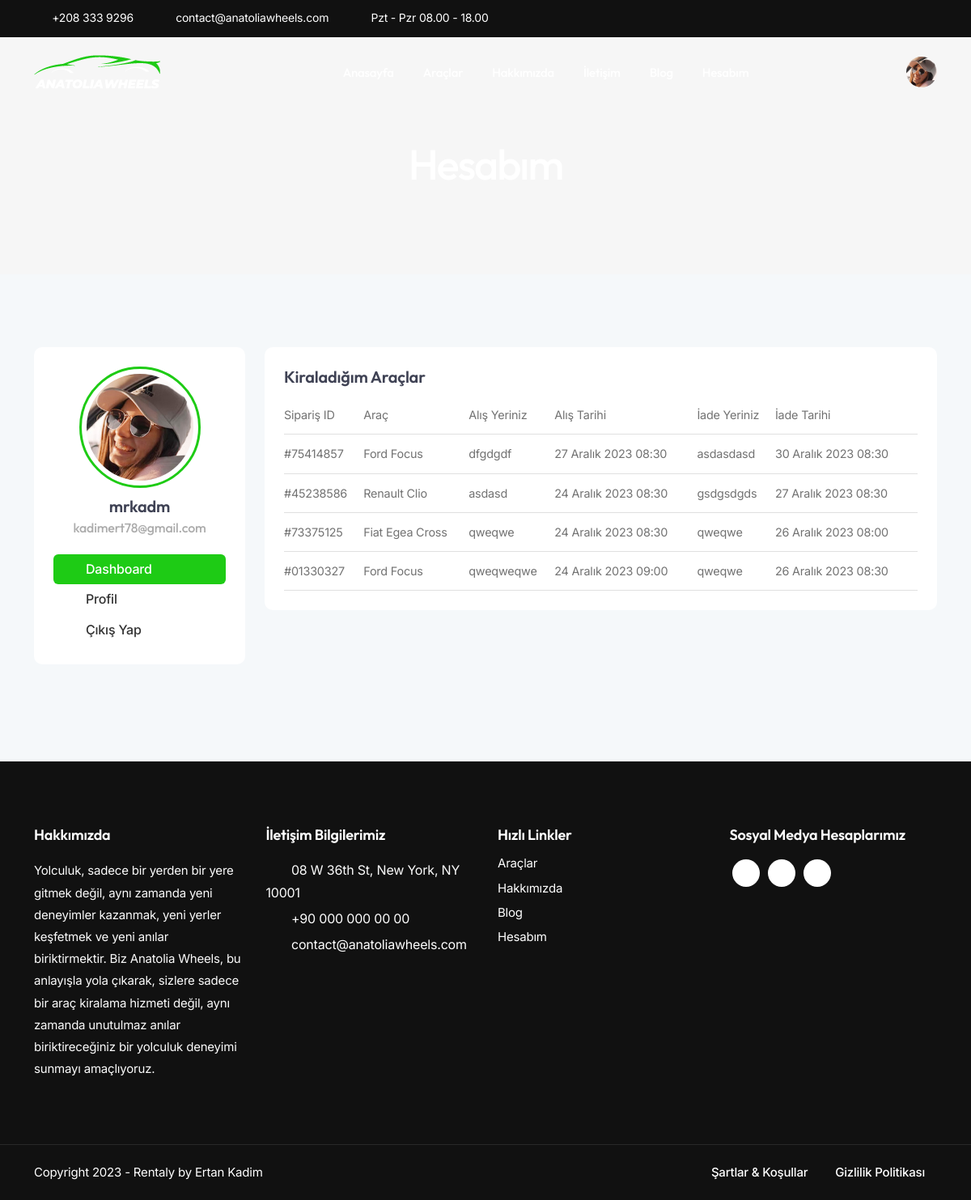
The app's page /account-dashboard/ (signed in), older data.
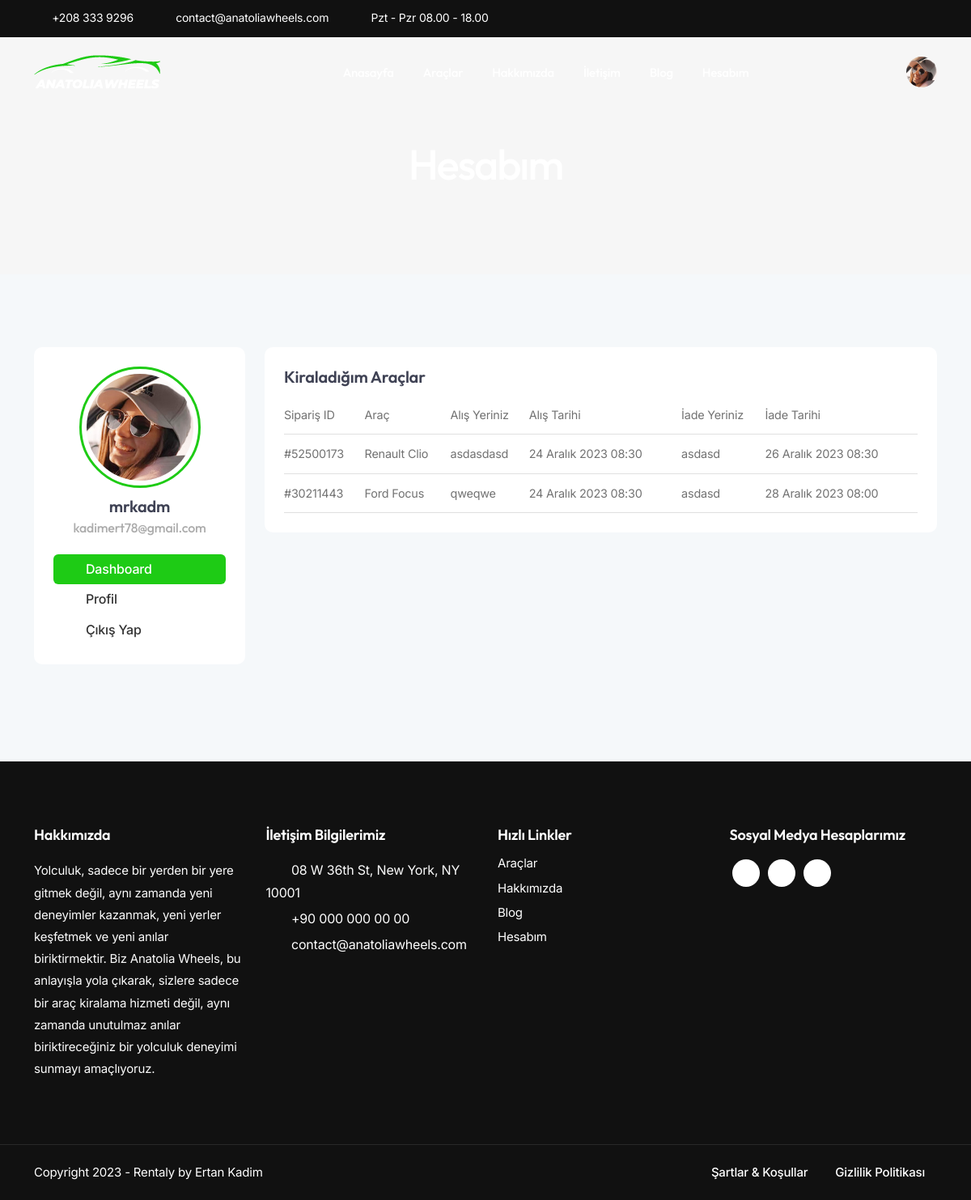
The same page, newer data.
### rentacar/models.py (models this page shows, shortened)
class Booking(models.Model):
    user = models.ForeignKey(settings.AUTH_USER_MODEL, on_delete=models.CASCADE, verbose_name="Kullanıcı Adı")
    car = models.ForeignKey(Car, on_delete=models.CASCADE)
    start_date = models.DateField(blank=True, verbose_name="Alış Tarihi")
    start_time = models.TimeField(blank=True, verbose_name="Alış Saati")
    return_date = models.DateField(blank=True, verbose_name="Teslim Tarihi")
    return_time = models.TimeField(blank=True, verbose_name="Teslim Saati")
    pickup_location = models.CharField(blank=True, max_length=255, verbose_name="Alış Yeri")
    dropoff_location = models.CharField(blank=True, max_length=255, verbose_name="Teslim Yeri")
    orderid = models.CharField(max_length=9, unique=True, verbose_name="Sipariş ID")
    class Meta:
        verbose_name = "Rezervasyon"
        verbose_name_plural = "Rezervasyonlar"
        ordering = ['-id']

class Car(models.Model):
    brand = models.ForeignKey(Brand, on_delete=models.CASCADE, verbose_name="Marka")
    series = models.ForeignKey(Series, on_delete=models.CASCADE, verbose_name="Seri")
    model = models.ForeignKey(Model, on_delete=models.CASCADE, verbose_name="Model")
    year = models.PositiveIntegerField(validators=[validate_year], verbose_name="Yıl")
    is_available = models.BooleanField(default=False, verbose_name="Kiralık Mı?")
    is_damaged = models.BooleanField(default=False, verbose_name="Hasarlı Mı?")
    vehicle_type = models.ForeignKey(VehicleType, on_delete=models.SET_NULL, null=True, verbose_name="Araç Tipi")
    case_type = models.ForeignKey(CaseType, on_delete=models.SET_NULL, null=True, verbose_name="Kasa Tipi")
    km = models.PositiveBigIntegerField(
        verbose_name="Kilometre"
    )
    fuel_type = models.ForeignKey(FuelType, on_delete=models.SET_NULL, null=True, verbose_name="Yakıt Türü")
    transmission_type = models.ForeignKey(TransmissionType, on_delete=models.SET_NULL, null=True, verbose_name="Vites Türü")
    number_of_doors = models.PositiveSmallIntegerField(verbose_name="Kapı Sayısı")
    number_of_seats = models.PositiveSmallIntegerField(null=True, verbose_name="Koltuk Sayısı")
    luggage_volume = models.PositiveIntegerField(verbose_name="Bagaj Hacmi")
    color = models.CharField(max_length=50, verbose_name="Renk")
    price_per_day = models.DecimalField(
        max_digits=9,
        decimal_places=2,
        validators=[MinValueValidator(0)],
        verbose_name="Günlük Fiyat"
    )
    image1 = models.URLField(null=True, blank=True, verbose_name="1. Fotoğrak Linki")
    image2 = models.URLField(null=True, blank=True, verbose_name="2. Fotoğrak Linki")
    image3 = models.URLField(null=True, blank=True, verbose_name="3. Fotoğrak Linki")
    image4 = models.URLField(null=True, blank=True, verbose_name="4. Fotoğrak Linki")
    plate_number = models.CharField(max_length=11, unique=True, verbose_name="Plaka Numarası", null=True, blank=True)
    unique_id = models.UUIDField(default=uuid.uuid4, editable=False, unique=True)
    slug = AutoSlugField(populate_from='get_slug', unique=True, verbose_name="Slug")
    created_at = models.DateTimeField(auto_now_add=True, null=True, verbose_name="Oluşturulma Tarihi")
    updated_at = models.DateTimeField(auto_now=True, null=True, verbose_name="Güncellenme Tarihi")
    def get_slug(self):
        slug = f"{self.brand.name}-{self.series.name}-{self.model.name}-{self.year}-{self.unique_id}"
        return slug
    class Meta:
        verbose_name = "Araba"
        verbose_name_plural = "Arabalar"
        ordering = ['-id']

class Brand(models.Model):
    name = models.CharField(max_length=100, verbose_name="Marka Adı")
    def __str__(self):
        return self.name
    class Meta:
        verbose_name = "Marka"
        verbose_name_plural = "Markalar"
        ordering = ['name']

class Series(models.Model):
    brand = models.ForeignKey(Brand, on_delete=models.CASCADE, related_name='series')
    name = models.CharField(max_length=100, verbose_name="Seri Adı")
    def __str__(self):
        return self.name
    class Meta:
        verbose_name = "Seri"
        verbose_name_plural = "Seriler"
        ordering = ['name']

### rentacar/views.py (the view)
# urls.py: path('account-dashboard/', views.account_dashboard, name='account_dashboard'),
@login_required
def account_dashboard(request):
    title = 'Hesabım'
    bookings = Booking.objects.filter(user=request.user)  # Kullanıcının rezervasyonlarını çek
    return render(request, 'pages/account_dashboard.html', {
        'title': title,
        'bookings': bookings,
    })

### templates/pages/account_dashboard.html (shortened to what this page needs)
{% extends 'base.html' %}
{% load static %}
{% load tz %}
{% block content %}
<div class="no-bottom no-top zebra" id="content">
    <section id="subheader" class="jarallax text-light">
        <div class="center-y relative text-center">
            <div class="container">
                <div class="row">
                    <div class="col-md-12 text-center">
                        <h1>Hesabım</h1>
                    </div>
                </div>
            </div>
        </div>
    </section>
    <section id="section-cars" class="bg-gray-100">
        <div class="container">
            <div class="row">
                <div class="col-lg-3 mb30">
                    <div class="card p-4 rounded-5">
                        <div class="profile_avatar">
                            <div class="profile_img">
                                <img src="{% static 'images/profile/1.jpg' %}" alt="">
                            </div>
                            <div class="profile_name">
                                <h4>
                                  {{ user.get_full_name|default:user.username }}
                                  <span class="profile_username text-gray">{{ user.email }}</span>
                                </h4>
                            </div>
                        </div>
                        <div class="spacer-20"></div>
                        <ul class="menu-col">
                            <li><a href="{% url 'account_dashboard' %}" class="active"><i class="fa fa-home"></i>Dashboard</a></li>
                            <li><a href="{% url 'account_profile' %}"><i class="fa fa-user"></i>Profil</a></li>
                            <li><a href="{% url 'user_logout' %}"><i class="fa fa-sign-out"></i>Çıkış Yap</a></li>
                        </ul>
                    </div>
                </div>
                <div class="col-lg-9">
                  <div class="card p-4 rounded-5 mb25">
                      <h4>Kiraladığım Araçlar</h4>
                      <table class="table de-table">
                          <thead>
                              <tr>
                                  <th scope="col">Sipariş ID</th>
                                  <th scope="col">Araç</th>
                                  <th scope="col">Alış Yeriniz</th>
                                  <th scope="col">Alış Tarihi</th>
                                  <th scope="col">İade Yeriniz</th>
                                  <th scope="col">İade Tarihi</th>
                              </tr>
                          </thead>
                          <tbody>
                              {% for booking in bookings %}
                              <tr>
                                  <td>{{ booking.orderid }}</td>
                                  <td>{{ booking.car.brand }} {{ booking.car.series }}</td>
                                  <td>{{ booking.pickup_location }}</td>
                                  <td>{{ booking.start_date }} {{ booking.start_time }}</td>
                                  <td>{{ booking.dropoff_location }}</td>
                                  <td>{{ booking.return_date }} {{ booking.return_time }}</td>
                              </tr>
                              {% empty %}
                              <tr>
                                  <td colspan="6">Henüz kiralık bir aracınız yok.</td>
                              </tr>
                              {% endfor %}
                          </tbody>
                      </table>
                  </div>
              </div>
            </div>
        </div>
    </section>
</div>
{% endblock %}

Row changes from the older to the newer data that the page shows:
removed Booking: orderid "#75414857", car.brand "Ford", car.series "Focus", pickup_location "dfgdgdf", start_date "27 Aralık 2023", start_time "08:30", dropoff_location "asdasdasd", return_date "30 Aralık 2023", return_time "08:30"
removed Booking: orderid "#45238586", car.brand "Renault", car.series "Clio", pickup_location "asdasd", start_date "24 Aralık 2023", start_time "08:30", dropoff_location "gsdgsdgds", return_date "27 Aralık 2023", return_time "08:30"
removed Booking: orderid "#73375125", car.brand "Fiat", car.series "Egea Cross", pickup_location "qweqwe", start_date "24 Aralık 2023", start_time "08:30", dropoff_location "qweqwe", return_date "26 Aralık 2023", return_time "08:00"
removed Booking: orderid "#01330327", car.brand "Ford", car.series "Focus", pickup_location "qweqweqwe", start_date "24 Aralık 2023", start_time "09:00", dropoff_location "qweqwe", return_date "26 Aralık 2023", return_time "08:30"
added Booking: orderid "#52500173", car.brand "Renault", car.series "Clio", pickup_location "asdasdasd", start_date "24 Aralık 2023", start_time "08:30", dropoff_location "asdasd", return_date "26 Aralık 2023", return_time "08:30"
added Booking: orderid "#30211443", car.brand "Ford", car.series "Focus", pickup_location "qweqwe", start_date "24 Aralık 2023", start_time "08:30", dropoff_location "asdasd", return_date "28 Aralık 2023", return_time "08:00"
